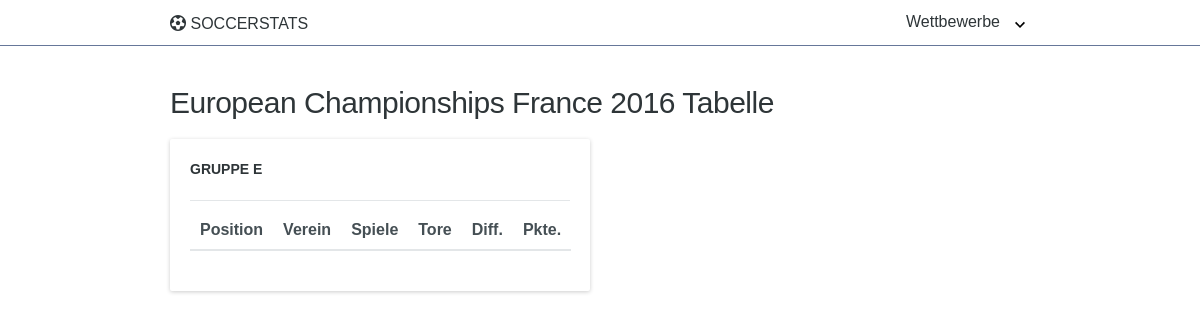
/tables/cup/1/, run on an earlier commit of the app's database.
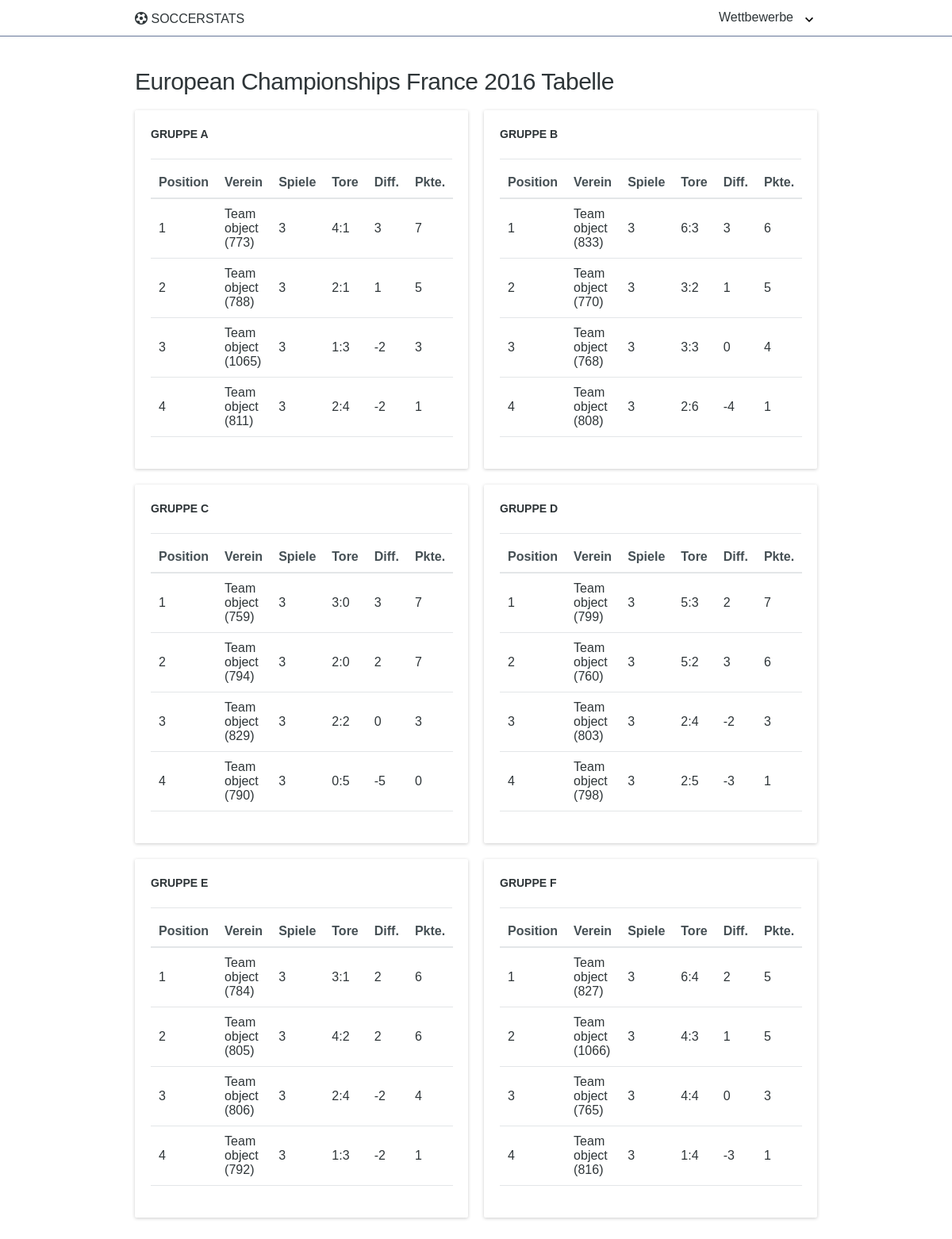
And on a later commit of the database.
### table/models.py (models this page shows, shortened)
class CupTable(models.Model):
    competition = models.ForeignKey(Competition)
    league_caption = models.CharField(max_length=255)
    matchday = models.IntegerField()

class Group(models.Model):
    cup_table = models.ForeignKey(CupTable)
    name = models.CharField(max_length=255)
    class Meta:
        ordering = ['name']

class GroupStanding(models.Model):
    group = models.ForeignKey(Group)
    team = models.ForeignKey(Team)
    rank = models.PositiveSmallIntegerField()
    played_games = models.PositiveSmallIntegerField()
    crest_uri = models.URLField(null=True)
    points = models.PositiveSmallIntegerField()
    goals = models.PositiveSmallIntegerField()
    goals_against = models.PositiveSmallIntegerField()
    goal_difference = models.PositiveSmallIntegerField()

### team/models.py (models this page shows)
class Team(models.Model):
    id = models.PositiveSmallIntegerField(primary_key=True)
    competition = models.ManyToManyField(Competition)
    name = models.CharField(max_length=255)
    code = models.CharField(null=True, max_length=255)
    short_name = models.CharField(null=True, max_length=255)
    squad_market_value = models.PositiveIntegerField(null=True)
    crest_url = models.URLField(null=True)

### table/views.py (the view)
class CupTableDetailView(DetailView):
    model = CupTable
    context_object_name = 'cup_table'

### SoccerStats/custom_context_processors.py (called while the page is built)
def competition_caption_processor(request):
    return {'captions': Competition.objects.all().values_list('caption', flat=True)}

def competition_league_processor(request):
    return {'leagues': [CompetitionId.reverse_lookup(competition).value for competition in
                        Competition.objects.all().values_list('league', flat=True)]}

### SoccerStats/templatetags/list_extras.py (called while the page is built)
@register.filter
def get_at_index(ls, index):
    return ls[index]

### competition/models.py (called while the page is built)
    @classmethod
    def reverse_lookup(cls, value):
        for subclass in cls.__subclasses__():
            for _, member in subclass.__members__.items():
                if member.name == value:
                    return member

### templates/table/cuptable_detail.html (shortened to what this page needs)
{% extends 'SoccerStats/base.html' %}
{% load list_extras %}
{% block content %}
    <h2>{{ cup_table.league_caption }} Tabelle</h2>
    <grid>
        {% for group in cup_table.group_set.all %}
            <div col="1/2">
                <card>
                    <h5>Gruppe {{ group.name }}</h5>
                    <hr>
                    <table>
                        <thead>
                        <tr>
                            <th>Position</th>
                            <th width="30%">Verein</th>
                            <th>Spiele</th>
                            <th>Tore</th>
                            <th>Diff.</th>
                            <th>Pkte.</th>
                        </tr>
                        </thead>
                        <tbody>
                        {% for group_standing in group.groupstanding_set.all %}
                            <tr>
                                <td>
                                    {{ group_standing.rank }}
                                </td>
                                <td width="30%">{{ group_standing.team }}</td>
                                <td>{{ group_standing.played_games }}</td>
                                <td>{{ group_standing.goals }}:{{ group_standing.goals_against }}</td>
                                <td>{{ group_standing.goal_difference }}</td>
                                <td>{{ group_standing.points }}</td>
                            </tr>
                        {% endfor %}
                        </tbody>
                    </table>
                </card>
            </div>
        {% endfor %}
    </grid>
{% endblock %}

### templates/SoccerStats/base.html (shortened to what this page needs)
{% load list_extras %}
{% load staticfiles %}
<html lang="de">
<head>
    <link rel="stylesheet" href="{% static 'SoccerStats/css/bare.min.css' %}">
</head>
<body>
<nav>
    <label>
        <header>
            <a href="{% url 'index' %}"><i class="fa fa-futbol-o" aria-hidden="true"></i> SoccerStats</a>
        </header>
        <ul>
            <li>
                <a>Wettbewerbe</a>
            </li>
        </ul>
    </label>
</nav>
<section>
    {% block content %}{% endblock %}
</section>
</body>
</html>

What changed in the data, as far as the page shows it:
added Group: name "A"
added GroupStanding: rank "1", team "Team object (773)", played_games "3", goals "4", goals_against "1", goal_difference "3", points "7", shown under "A"
added GroupStanding: rank "2", team "Team object (788)", played_games "3", goals "2", goals_against "1", goal_difference "1", points "5", shown under "A"
added GroupStanding: rank "3", team "Team object (1065)", played_games "3", goals "1", goals_against "3", goal_difference "-2", points "3", shown under "A"
added GroupStanding: rank "4", team "Team object (811)", played_games "3", goals "2", goals_against "4", goal_difference "-2", points "1", shown under "A"
added Group: name "B"
added GroupStanding: rank "1", team "Team object (833)", played_games "3", goals "6", goals_against "3", goal_difference "3", points "6", shown under "B"
added GroupStanding: rank "2", team "Team object (770)", played_games "3", goals "3", goals_against "2", goal_difference "1", points "5", shown under "B"
added GroupStanding: rank "3", team "Team object (768)", played_games "3", goals "3", goals_against "3", goal_difference "0", points "4", shown under "B"
added GroupStanding: rank "4", team "Team object (808)", played_games "3", goals "2", goals_against "6", goal_difference "-4", points "1", shown under "B"
added Group: name "C"
added GroupStanding: rank "1", team "Team object (759)", played_games "3", goals "3", goals_against "0", goal_difference "3", points "7", shown under "C"
added GroupStanding: rank "2", team "Team object (794)", played_games "3", goals "2", goals_against "0", goal_difference "2", points "7", shown under "C"
added GroupStanding: rank "3", team "Team object (829)", played_games "3", goals "2", goals_against "2", goal_difference "0", points "3", shown under "C"
added GroupStanding: rank "4", team "Team object (790)", played_games "3", goals "0", goals_against "5", goal_difference "-5", points "0", shown under "C"
added Group: name "D"
added GroupStanding: rank "1", team "Team object (799)", played_games "3", goals "5", goals_against "3", goal_difference "2", points "7", shown under "D"
added GroupStanding: rank "2", team "Team object (760)", played_games "3", goals "5", goals_against "2", goal_difference "3", points "6", shown under "D"
added GroupStanding: rank "3", team "Team object (803)", played_games "3", goals "2", goals_against "4", goal_difference "-2", points "3", shown under "D"
added GroupStanding: rank "4", team "Team object (798)", played_games "3", goals "2", goals_against "5", goal_difference "-3", points "1", shown under "D"
added GroupStanding: rank "1", team "Team object (784)", played_games "3", goals "3", goals_against "1", goal_difference "2", points "6", shown under Group (number 5 of 6 on the later page)
added GroupStanding: rank "2", team "Team object (805)", played_games "3", goals "4", goals_against "2", goal_difference "2", points "6", shown under Group (number 5 of 6 on the later page)
added GroupStanding: rank "3", team "Team object (806)", played_games "3", goals "2", goals_against "4", goal_difference "-2", points "4", shown under Group (number 5 of 6 on the later page)
added GroupStanding: rank "4", team "Team object (792)", played_games "3", goals "1", goals_against "3", goal_difference "-2", points "1", shown under Group (number 5 of 6 on the later page)
added Group: name "F"
added GroupStanding: rank "1", team "Team object (827)", played_games "3", goals "6", goals_against "4", goal_difference "2", points "5", shown under "F"
added GroupStanding: rank "2", team "Team object (1066)", played_games "3", goals "4", goals_against "3", goal_difference "1", points "5", shown under "F"
added GroupStanding: rank "3", team "Team object (765)", played_games "3", goals "4", goals_against "4", goal_difference "0", points "3", shown under "F"
added GroupStanding: rank "4", team "Team object (816)", played_games "3", goals "1", goals_against "4", goal_difference "-3", points "1", shown under "F"
